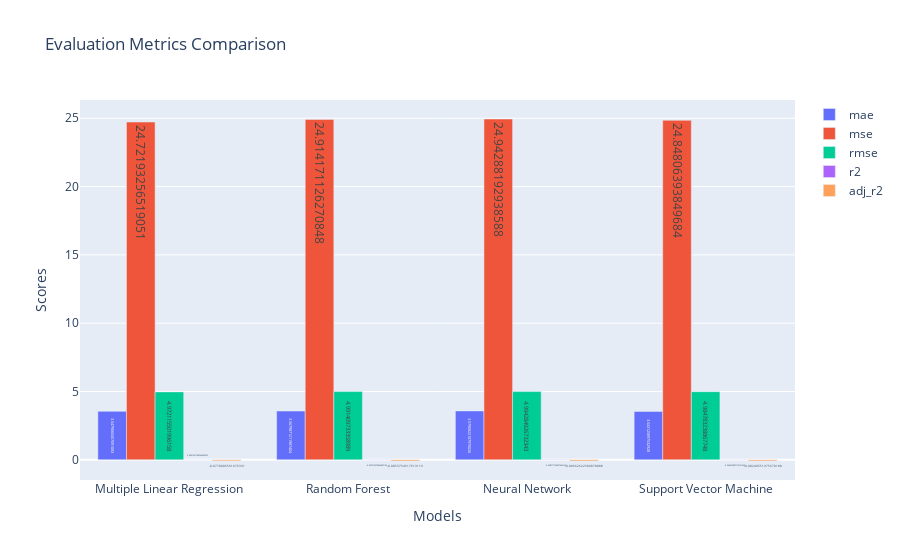

This figure's notebook cell:
### Code cell
# Extracting model names and metric scores
model_names = [d['model'] for d in regression_stats_val]
metric_labels = list(regression_stats_val[0].keys())[1:]
metric_scores = {metric: [d[metric] for d in regression_stats_val] for metric in metric_labels}

# Plotting the bar chart
fig = go.Figure()

for metric in metric_labels:
    fig.add_trace(go.Bar(
        x=model_names,
        y=metric_scores[metric],
        text=metric_scores[metric],  # Display the values on the bars
        textposition='auto',  # Position the text inside the bars
        name=metric
    ))

# Updating the layout
fig.update_layout(
    title='Evaluation Metrics Comparison',
    xaxis_title='Models',
    yaxis_title='Scores',
    barmode='group'
)

# Display the plot
fig.show()

### Figure 1 — Plotly figure (JSON) as saved in the notebook; plotly's stock layout.template omitted (floating-point values rounded to 4 significant figures)
{"data": [{"name": "mae", "text": ["3.5479060457091083", "3.5679871211987404", "3.5790822107970026", "3.543125897532928"], "textposition": "auto", "type": "bar", "x": ["Multiple Linear Regression", "Random Forest", "Neural Network", "Support Vector Machine"], "y": [3.548, 3.568, 3.579, 3.543]}, {"name": "mse", "text": ["24.72193256519051", "24.914171126270848", "24.94288192938588", "24.84806393849684"], "textposition": "auto", "type": "bar", "x": ["Multiple Linear Regression", "Random Forest", "Neural Network", "Support Vector Machine"], "y": [24.72, 24.91, 24.94, 24.85]}, {"name": "rmse", "text": ["4.972115501996158", "4.991409733358989", "4.994284926732343", "4.984783238867748"], "textposition": "auto", "type": "bar", "x": ["Multiple Linear Regression", "Random Forest", "Neural Network", "Support Vector Machine"], "y": [4.972, 4.991, 4.994, 4.985]}, {"name": "r2", "text": ["0.0001641782064960573", "-0.007610578042487104", "-0.008771736837463129", "-0.004936987123161263"], "textposition": "auto", "type": "bar", "x": ["Multiple Linear Regression", "Random Forest", "Neural Network", "Support Vector Machine"], "y": [0.0001642, -0.007611, -0.008772, -0.004937]}, {"name": "adj_r2", "text": ["-0.0770006591976331", "-0.0853754517613119", "-0.08662622589878888", "-0.08249551975670188"], "textposition": "auto", "type": "bar", "x": ["Multiple Linear Regression", "Random Forest", "Neural Network", "Support Vector Machine"], "y": [-0.077, -0.08538, -0.08663, -0.0825]}], "layout": {"barmode": "group", "title": {"text": "Evaluation Metrics Comparison"}, "xaxis": {"title": {"text": "Models"}}, "yaxis": {"title": {"text": "Scores"}}}}
